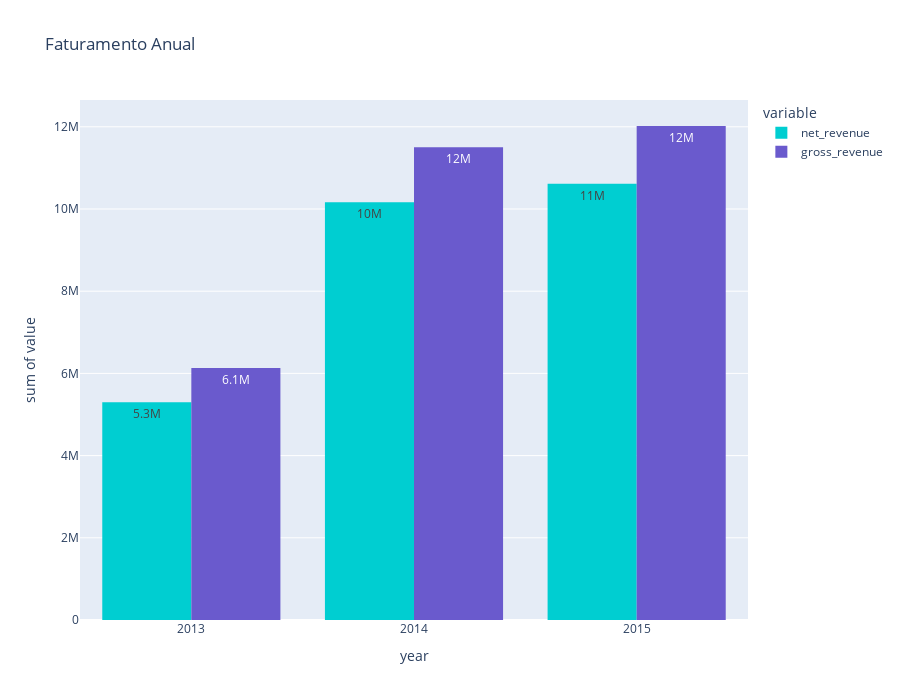

The notebook cell saved with this chart:
### Code cell
plt.figure(figsize = (10,8))
px.histogram(vendas_anuais , x = vendas_anuais.index, y =["net_revenue","gross_revenue"],color_discrete_sequence=["darkturquoise","slateblue","purple"],barmode = 'group', title = 'Faturamento Anual',height=700,text_auto='.2s')

### Figure 1 — Plotly figure (JSON) as saved in the notebook; plotly's stock layout.template omitted (floating-point values rounded to 4 significant figures)
{"data": [{"alignmentgroup": "True", "bingroup": "x", "histfunc": "sum", "hovertemplate": "variable=net_revenue<br>year=%{x}<br>sum of value=%{y}<extra></extra>", "legendgroup": "net_revenue", "marker": {"color": "darkturquoise", "pattern": {"shape": ""}}, "name": "net_revenue", "offsetgroup": "net_revenue", "orientation": "v", "showlegend": true, "texttemplate": "%{value:.2s}", "type": "histogram", "x": [2013, 2014, 2015], "xaxis": "x", "y": [5295828, 10161460, 10611613], "yaxis": "y"}, {"alignmentgroup": "True", "bingroup": "x", "histfunc": "sum", "hovertemplate": "variable=gross_revenue<br>year=%{x}<br>sum of value=%{y}<extra></extra>", "legendgroup": "gross_revenue", "marker": {"color": "slateblue", "pattern": {"shape": ""}}, "name": "gross_revenue", "offsetgroup": "gross_revenue", "orientation": "v", "showlegend": true, "texttemplate": "%{value:.2s}", "type": "histogram", "x": [2013, 2014, 2015], "xaxis": "x", "y": [6134328, 11505225, 12019567], "yaxis": "y"}], "layout": {"barmode": "group", "height": 700, "legend": {"title": {"text": "variable"}, "tracegroupgap": 0}, "title": {"text": "Faturamento Anual"}, "xaxis": {"anchor": "y", "domain": [0, 1], "title": {"text": "year"}}, "yaxis": {"anchor": "x", "domain": [0, 1], "title": {"text": "sum of value"}}}}
